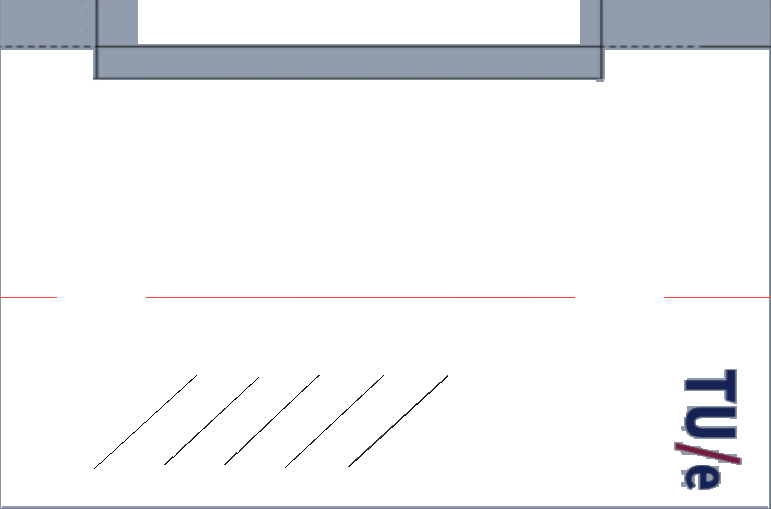
%> input picture generatepath/finalimg.PNG, 771 x 509 px
$ octave RRT.m   (GNU Octave 9; MATLAB toolbox functions it lacks are replaced by stand-ins)
%> lines starting %> are read from the running program, lines starting %| are printed output that depends on the picture; in (x1, y1, x2, y2) boxes, pixels count from 0 and x2, y2 are one past the last pixel; in counts of white or black regions, pixels touching at a corner belong together; the program's own positions count from 1
### generatepath/Map.m
function [edge] =  Map(position)
%> called with position = [0 0]
% position = [0 0];
% Input coordinates should be multiplied by 10
% It should be then shifted by a x = 487/2;  y = 773/2;
% Human position should be given below
x = (258-position(1)*10);
z = (390-position(2)*10);
w = 2; % Width of human

rgbImage = imread('finalimg.PNG');
%> rgbImage is the input picture: size 509x771x3 uint8; mean R, G, B 241.4, 242.3, 244
rgbImage = imresize(rgbImage,[516 780]);
%> rgbImage: size 516x780x3 uint8
gray = rgb2gray(rgbImage);
edge = imgradient(gray);
edge = im2double(edge);

% To remove TUe logo
edge(350:510,600:760)=0.3;
%> edge: size 516x780 double; min 0, max 1020, mean 19.8

% To make overall with in 0-1
for i=1:size(edge ,1)
    for j= 1:size (edge ,2)
        if edge(i,j) > 0.4
            edge(i,j)= 1;
        end
        if edge(i,j) <= 0.4
            edge(i,j)= 0;
        end
    end
end
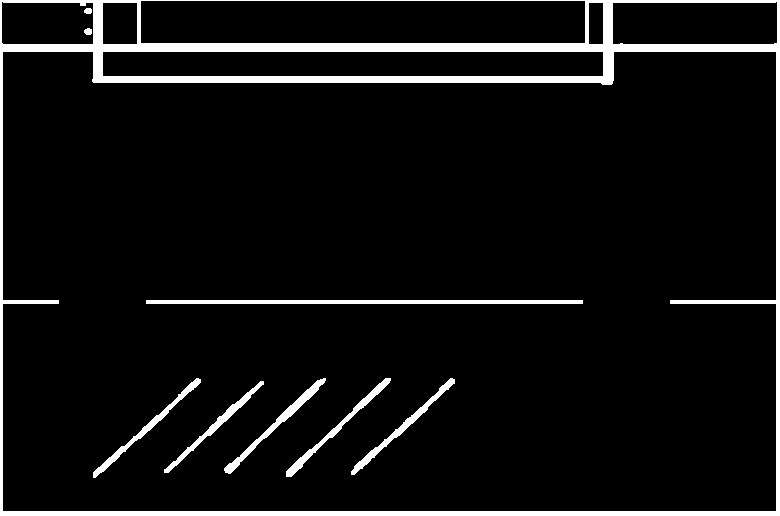
%> edge: size 516x780 double; values 0 (black) and 1 (white), 6.8% white; 9 white regions, largest, box (x1, y1, x2, y2) and area: (0, 0, 780, 516) 21447, (146, 300, 583, 304) 1748, (224, 378, 326, 474) 909

% To put constraints on parkinh zone
pp= edge(350:505,50:500);
%> pp: size 156x451 double; values 0 (black) and 1 (white), 6% white; 5 white regions, box (x1, y1, x2, y2) and area: (175, 29, 277, 125) 909, (302, 29, 406, 126) 855, (237, 29, 342, 128) 851, (44, 29, 152, 129) 824, (115, 32, 215, 124) 767
for i= 1:size(pp,1)
    for j=1:size(pp,2)
        if edge(350+i,50+j)==1
            edge(350+i,50+j)=1;
        end
    end
end

% To make park of parking zone free inorder to park easily
pp= edge(440:505,50:500);
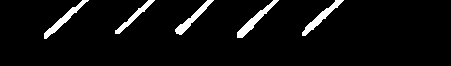
%> pp: size 66x451 double; values 0 (black) and 1 (white), 5.1% white; 5 white regions, box (x1, y1, x2, y2) and area: (237, 0, 279, 38) 337, (302, 0, 344, 36) 320, (44, 0, 89, 39) 319, (175, 0, 214, 35) 298, (115, 0, 155, 34) 245
for i= 1:size(pp,1)
    for j=1:size(pp,2)
        if edge(440+i,50+j)==1
            edge(440+i,50+j)=0.3;
        end
    end
end
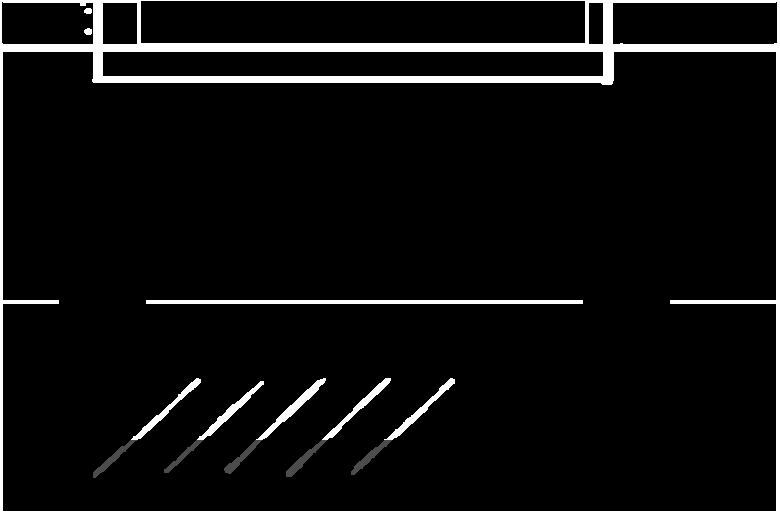
%> edge: size 516x780 double; 0.37% of pixels changed, all inside (x1, y1, x2, y2) = (93, 440, 392, 478)

%To make area behind docing door to infinite cost
edge(1:51,1:780)=1;

% To mark boundary of docking station
edge(1:51,140)=0.5;
%> edge: size 516x780 double; min 0, max 1, mean 0.143; mean of the top-left, top-right, bottom-left and bottom-right quarters 0.231, 0.228, 0.065, 0.0466
edge(1:51,587)=0.5;

% To provide the real docking point
edge(31:51,3:777)=0;
edge(3:51,3:140)=0;
edge(3:51,587:777)=0;

% To clean lines near docking door
pp= edge(51:200,3:776);
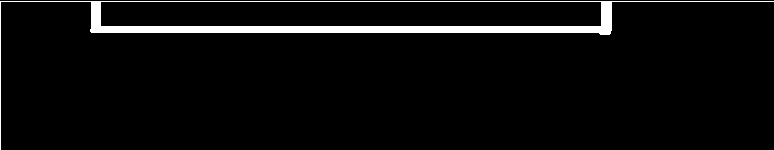
%> pp: size 150x774 double; values 0 (black) and 1 (white), 4.4% white; 1 white region, box (x1, y1, x2, y2) and area: (0, 1, 774, 150) 5096
for i= 1:size(pp,1)
    for j=1:size(pp,2)
        if edge(51+i,3+j)>0.8
            edge(51+i,3+j)=0;
        end
    end
end
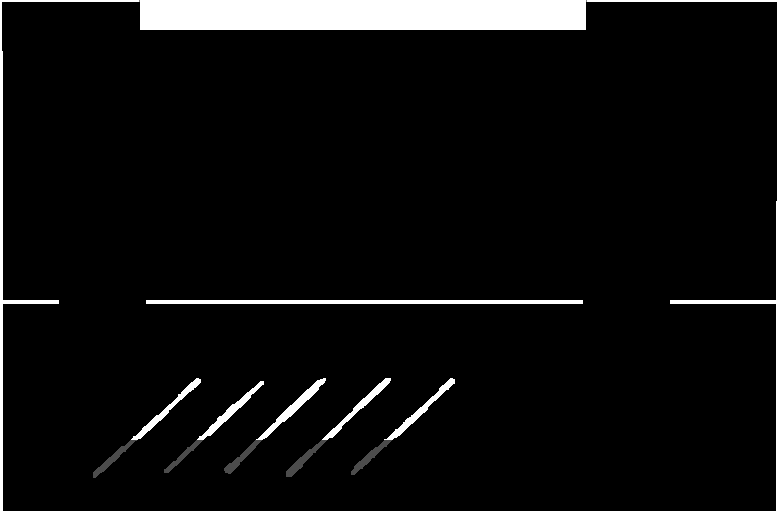
%> edge: size 516x780 double; min 0, max 1, mean 0.0666

% Docking Lines
edge(1:154,140+20)=0.3;
%> edge: size 516x780 double; 0.04% of pixels changed, all inside (x1, y1, x2, y2) = (159, 0, 160, 154)
edge(1:154,140+20+28)=0.3;
%> edge: size 516x780 double; min 0, max 1, mean 0.0667; mean of the top-left, top-right, bottom-left and bottom-right quarters 0.0848, 0.0705, 0.065, 0.0466
edge(1:154,140+20+28*1+14*1)=0.3;
%> edge: size 516x780 double; min 0, max 1, mean 0.0668
edge(1:154,140+20+28*2+14*1)=0.3;
%> edge: size 516x780 double; min 0, max 1, mean 0.0668; mean of the top-left, top-right, bottom-left and bottom-right quarters 0.0851, 0.0705, 0.065, 0.0466
edge(1:154,140+20+28*2+14*2)=0.3;
%> edge: size 516x780 double; min 0, max 1, mean 0.0669
edge(1:154,140+20+28*3+14*2)=0.3;
%> edge: size 516x780 double; min 0, max 1, mean 0.0669; mean of the top-left, top-right, bottom-left and bottom-right quarters 0.0854, 0.0705, 0.065, 0.0466
edge(1:154,140+20+28*3+14*3)=0.3;
%> edge: size 516x780 double; min 0, max 1, mean 0.0669; mean of the top-left, top-right, bottom-left and bottom-right quarters 0.0856, 0.0705, 0.065, 0.0466
edge(1:154,140+20+28*4+14*3)=0.3;
%> edge: size 516x780 double; min 0, max 1, mean 0.067
edge(1:154,140+20+28*4+14*4)=0.3;
%> edge: size 516x780 double; min 0, max 1, mean 0.067; mean of the top-left, top-right, bottom-left and bottom-right quarters 0.0859, 0.0705, 0.065, 0.0466
edge(1:154,140+20+28*5+14*4)=0.3;
%> edge: size 516x780 double; min 0, max 1, mean 0.0671
edge(1:154,140+20+28*5+14*5)=0.3;
%> edge: size 516x780 double; min 0, max 1, mean 0.0671; mean of the top-left, top-right, bottom-left and bottom-right quarters 0.0862, 0.0705, 0.065, 0.0466
edge(1:154,140+20+28*6+14*5)=0.3;
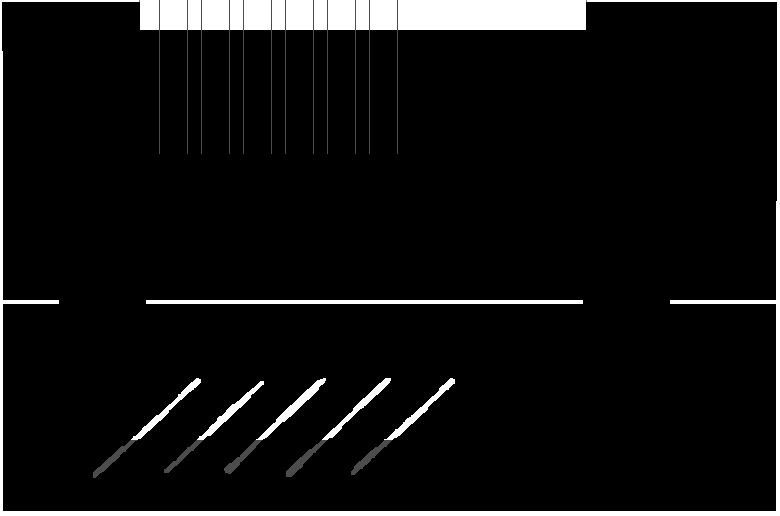
%> edge: size 516x780 double; min 0, max 1, mean 0.0671; mean of the top-left, top-right, bottom-left and bottom-right quarters 0.0862, 0.0706, 0.065, 0.0466
edge(1:154,140+20+28*6+14*6)=0.3;
%> edge: size 516x780 double; 0.04% of pixels changed, all inside (x1, y1, x2, y2) = (411, 0, 412, 154)
edge(1:154,140+20+28*7+14*6)=0.3;
%> edge: size 516x780 double; min 0, max 1, mean 0.0672; mean of the top-left, top-right, bottom-left and bottom-right quarters 0.0862, 0.071, 0.065, 0.0466
edge(1:154,140+20+28*7+14*7)=0.3;
%> edge: size 516x780 double; min 0, max 1, mean 0.0673
edge(1:154,140+20+28*8+14*7)=0.3;
%> edge: size 516x780 double; min 0, max 1, mean 0.0673; mean of the top-left, top-right, bottom-left and bottom-right quarters 0.0862, 0.0713, 0.065, 0.0466
edge(1:154,140+20+28*8+14*8)=0.3;
%> edge: size 516x780 double; min 0, max 1, mean 0.0673; mean of the top-left, top-right, bottom-left and bottom-right quarters 0.0862, 0.0714, 0.065, 0.0466
edge(1:154,140+20+28*9+14*8)=0.3;
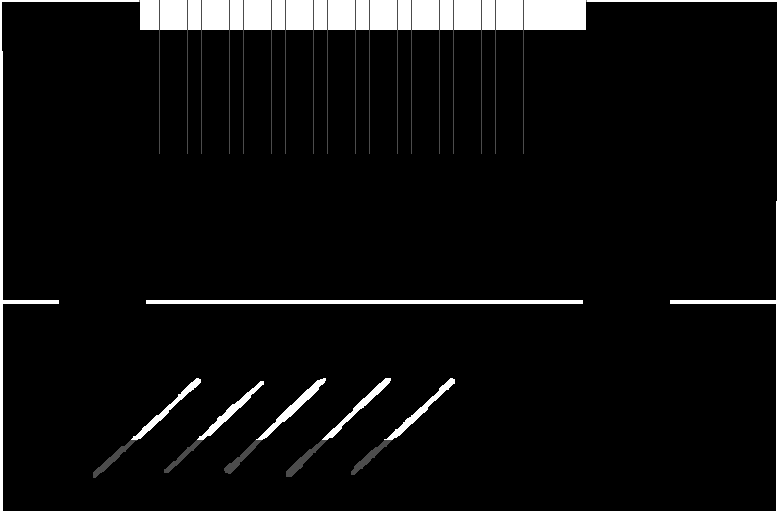
%> edge: size 516x780 double; min 0, max 1, mean 0.0674
edge(1:154,140+20+28*9+14*9)=0.3;
%> edge: size 516x780 double; 0.04% of pixels changed, all inside (x1, y1, x2, y2) = (537, 0, 538, 154)
edge(1:154,140+20+28*10+14*9)=0.3;
%> edge: size 516x780 double; min 0, max 1, mean 0.0675

% Human position value is given with 0.8
edge(x-w:x+w,z-w:z+w)=0;


end


% [141 lines of commented-out code are left out]

### generatepath/RRT.m


% [30 lines of commented-out code are left out]


%%%%%%%%%%%%%%%%%%%%%%%%%%
% [24 lines of commented-out code are left out]


%%
%     save('park_dock_points.mat','routePlan')%'ConnectionMethod','Reeds-Shepp'

%%  clean start according to example

clc
clear all
obstacle = [0 0];
edge = Map(obstacle);
%> (the run ends here)
